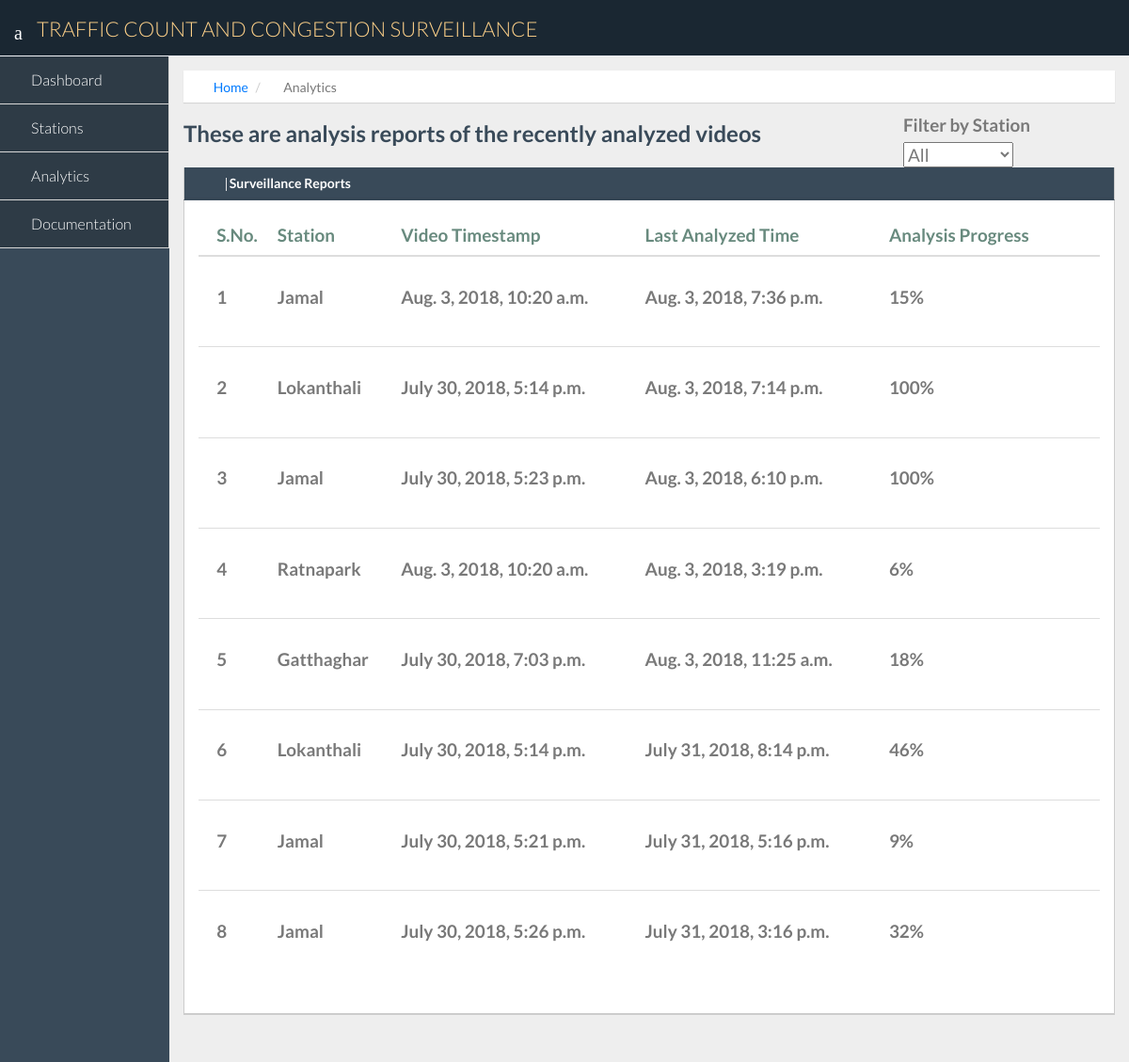
The page /analytics/ on the database as committed earlier.
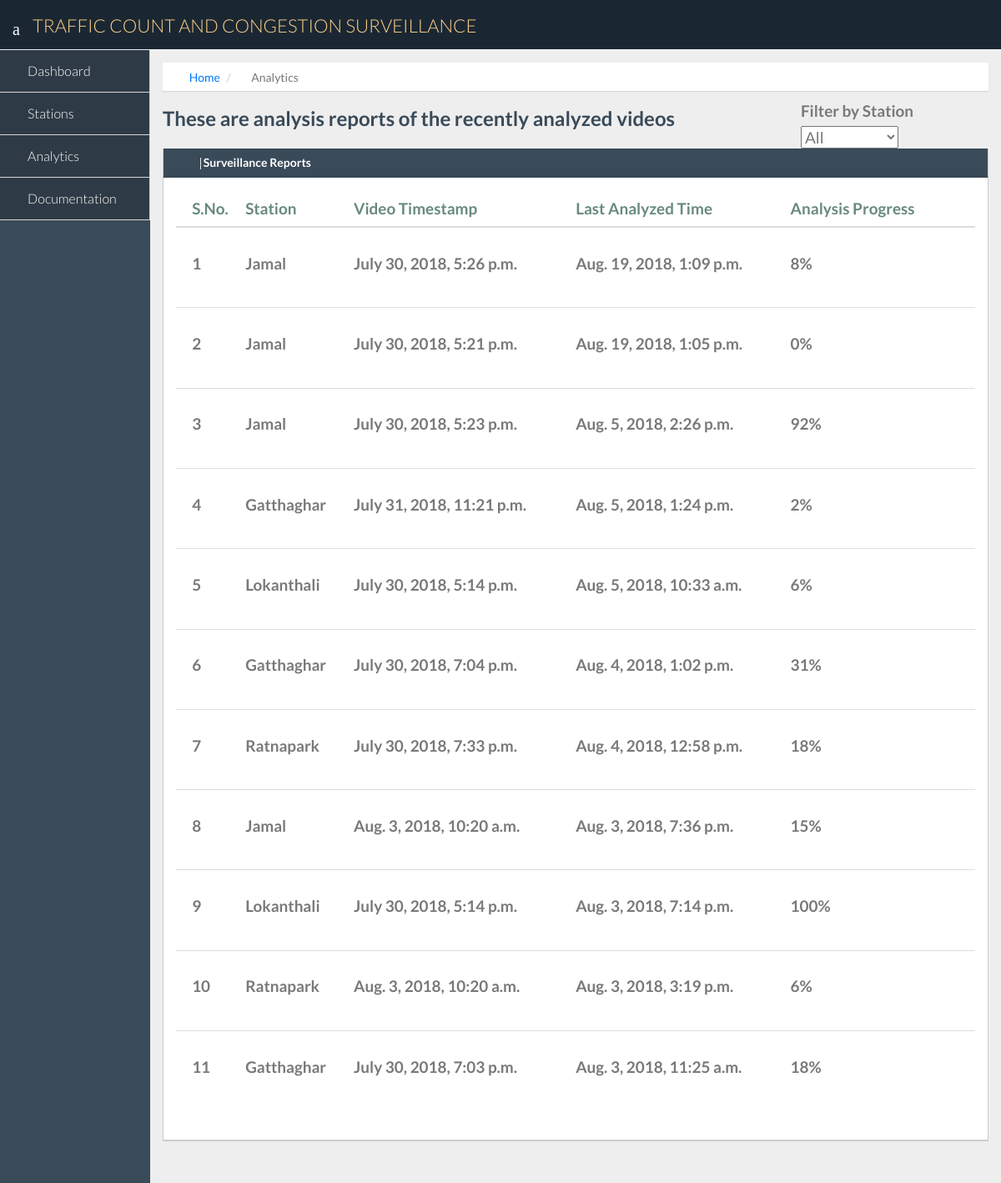
The same page on the database as committed later.
### surveillanceapp/models.py (models this page shows, shortened)
class SurveillanceVideo(models.Model):
    video_id = models.AutoField(primary_key=True)
    timestamp = models.DateTimeField()  # we will be manually adding videos of different days so don't add autonow
    station = models.ForeignKey(Station, on_delete=models.CASCADE, related_name='surveillance_videos')
    thumbnail_filename = models.CharField(max_length=200,null=True)
    video_name = models.CharField(max_length=100, null=True)
    video_filename = models.CharField(max_length=200, null=True)
    report = models.BooleanField(default=False)
    lane_dimens = models.CharField(max_length=200, null=True)
    duration = models.BigIntegerField(null=True)
    analysed_duration = models.BigIntegerField(default=0)
    analysed_percentage = models.IntegerField(default=0)
    last_analysed = models.DateTimeField(null=True)

class Station(models.Model):
    station_id = models.AutoField(primary_key=True)  ##surveillance station id
    station_name = models.CharField(max_length=50)   #station name
    lat_pos = models.FloatField() #latitude position
    lon_pos = models.FloatField() #longitude position
    station_pic = models.ImageField(upload_to='station_img/', default='default/defaultstation.png')  #Media will be uploaded to MEDIA_ROOT/station_img

### surveillanceapp/views.py (the view)
# urls.py: path('analytics/',views.analytics, name='analytics'),
def analytics(request):
    stationlist = Station.objects.all()
    videolist = []
    for video in SurveillanceVideo.objects.all().order_by('-last_analysed'):
        if video.last_analysed is not None:
            videolist.append(video)
    return render(request,'surveillanceapp/analytics.html', {'stationlist':stationlist, 'videolist': videolist})

### surveillanceapp/templates/surveillanceapp/analytics.html (shortened to what this page needs)
{% extends 'surveillanceapp/base.html' %}
{% load static %}
{% block main-content %}
    <div class="row">
        <div class="col-lg-12" style="margin-bottom: 0%;">
            <ol class="breadcrumb" style="margin-bottom: 0%;">
              <li><i class="fa fa-home"></i><a href="{% url 'surveillanceapp:index' %}">Home</a></li>
                <li><i class="fas fa-chart-bar"></i>Analytics</li>
            </ol>
        </div>
    </div>
    <div class="row">
        <div class="col-lg-9">
            <h3 style="font-weight: bold; color: #394a59"> These are analysis reports of the recently analyzed videos </h3>
        </div>
        <div class="col-lg-3" style="margin-top: 1%; font-size: 135%">
            <label for="filter-selection" style="margin-right: 2%;"><span style="font-weight: bold;"> Filter by Station </span></label>
            <select id="filter-selection" name="station_id">
                <option value="all" selected>All</option>
            </select>
        </div>
    </div>
    <div class="row">
        <div class="col-lg-12 col-md-12">
            <div class="panel">
                <div class="panel-heading" style="background: #394A59; color: #fff;">
                    <h2><i class="fa fa-chart-bar"></i>  <strong>Surveillance Reports</strong></h2>
                </div>
                <div class="panel-body" id="filter-result">
                    {% include 'surveillanceapp/analyticstable.html' with videolist=videolist %}
                </div>
            </div>
        </div>
    </div>
{% endblock %}

### surveillanceapp/templates/surveillanceapp/base.html (shortened to what this page needs)
{% load static %}
<!DOCTYPE html>
<html lang="en">
<head>
    <link href="{% static 'css/bootstrap.min.css'%}" rel="stylesheet">
    <link href="{% static 'css/bootstrap-theme.css'%}" rel="stylesheet">
    <link href="{%  static 'css/elegant-icons-style.css' %}" rel="stylesheet" />
    <link href="{%  static 'fontawesome/css/all.css' %}" rel="stylesheet" />
    <link href="{%  static 'css/widgets.css' %}" rel="stylesheet">
    <link href="{% static 'css/style.css' %}" rel="stylesheet">
    <link href="{%  static 'css/style-responsive.css' %}" rel="stylesheet" />
    <link href="{% static 'css/xcharts.min.css' %}" rel=" stylesheet">
    <link href="{%  static 'css/jquery-ui-1.10.4.min.css' %}" rel="stylesheet">
</head>
<body>
    <section id="container" class="">
        <header class="header dark-bg">
          <div class="toggle-nav">
            <div class="icon-reorder tooltips" data-original-title="Toggle Navigation" data-placement="bottom"><i class="icon_menu"></i></div>
          </div>
          <a href="{%  url 'surveillanceapp:index' %}" class="logo">TRAFFIC COUNT AND CONGESTION SURVEILLANCE</a>
        </header>
        <aside>
          <div id="sidebar" class="nav-collapse ">
            <ul class="sidebar-menu">
              <li class="active">
                <a class="" href="{%  url 'surveillanceapp:index' %}">
                      <i class="icon_house_alt"></i>
                      <span>Dashboard</span>
                  </a>
              </li>
            <li class="active" >
            <a class="" href="{% url 'surveillanceapp:stationlist' %}">
                  <i class="fas fa-map-marked-alt"></i>
                  <span>Stations</span>
              </a>
          </li>
            <li class="active">
            <a class="" href="{% url 'surveillanceapp:analytics' %}">
                  <i class="icon_datareport_alt"></i>
                  <span>Analytics</span>
            </a>
          </li>
                <li class="active">
            <a class="" href="#">
                  <i class="icon_book"></i>
                  <span>Documentation</span>
              </a>
          </li>
            </ul>
          </div>
        </aside>
        <section id="main-content">
            <section class="wrapper">
                {% block main-content %}
                {% endblock %}
            </section>
        </section>
    </section>
</body>
</html>

### surveillanceapp/templates/surveillanceapp/analyticstable.html
{% load static %}
<table class="table table-responsive">
    <thead>
        <tr>
            <th>S.No.</th>
            <th>Station</th>
            <th>Video Timestamp</th>
            <th>Last Analyzed Time</th>
            <th>Analysis Progress</th>
            <th> </th>
        </tr>
    </thead>
    <tbody>
        {% for video in videolist %}
            <tr class="report-clickable" data-href="{% url 'surveillanceapp:report' video.station.station_id video.video_id %}">
                <td>{{ forloop.counter }}</td>
                <td>{{ video.station.station_name }}</td>
                <td>{{ video.timestamp }}</td>
                <td>{{ video.last_analysed }}</td>
                <td>{{ video.analysed_percentage }}%</td>
                <td>
                    <a class="report-pdf" href="{% static video.surveillance_report.report_file %}" target="_blank" >
                        <span class="fas fa-file-pdf fa-2x"></span>
                    </a>
                </td>
            </tr>
        {% endfor %}
    </tbody>
</table>

### surveillanceapp/templates/surveillanceapp/analytics.html (style rules this page uses)
table { font-size: 135%; font-weight: bold; }
tr { padding-bottom: 2% !important; }
td { padding-top: 3% !important; margin-top: 2% !important; padding-bottom: 3% !important; margin-bottom: 2% !important; padding-left: 2% !important; }
th { padding-left: 2% !important; }
.report-clickable { cursor: pointer; margin-bottom: 2% !important; }
.report-pdf,.report-pdf:visited { color: #9a0000; }

Rows that differ between the two databases and show on the page:
changed SurveillanceVideo: last_analysed "July 31, 2018, 3:16 p.m." → "Aug. 19, 2018, 1:09 p.m."; analysed_percentage "32" → "8"; moves up the list
changed SurveillanceVideo: last_analysed "July 31, 2018, 5:16 p.m." → "Aug. 19, 2018, 1:05 p.m."; analysed_percentage "9" → "0"; moves up the list
changed SurveillanceVideo: last_analysed "Aug. 3, 2018, 6:10 p.m." → "Aug. 5, 2018, 2:26 p.m."; analysed_percentage "100" → "92"; moves down the list
now on this page (row edited): SurveillanceVideo: station.station_name "Gatthaghar", timestamp "July 31, 2018, 11:21 p.m.", last_analysed "Aug. 5, 2018, 1:24 p.m.", analysed_percentage "2"
changed SurveillanceVideo: last_analysed "July 31, 2018, 8:14 p.m." → "Aug. 5, 2018, 10:33 a.m."; analysed_percentage "46" → "6"; moves up the list
now on this page (row edited): SurveillanceVideo: station.station_name "Gatthaghar", timestamp "July 30, 2018, 7:04 p.m.", last_analysed "Aug. 4, 2018, 1:02 p.m.", analysed_percentage "31"
now on this page (row edited): SurveillanceVideo: station.station_name "Ratnapark", timestamp "July 30, 2018, 7:33 p.m.", last_analysed "Aug. 4, 2018, 12:58 p.m.", analysed_percentage "18"
